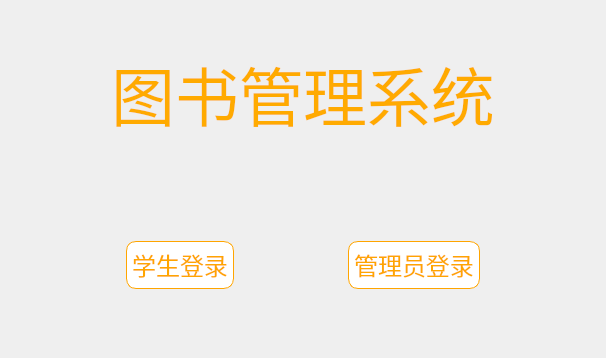
<?xml version="1.0" encoding="UTF-8"?>
<ui version="4.0">
 <class>MainWindow</class>
 <widget class="QMainWindow" name="MainWindow">
  <property name="enabled">
   <bool>true</bool>
  </property>
  <property name="geometry">
   <rect>
    <x>0</x>
    <y>0</y>
    <width>606</width>
    <height>358</height>
   </rect>
  </property>
  <property name="windowTitle">
   <string>图书管理系统</string>
  </property>
  <widget class="QWidget" name="centralwidget">
   <layout class="QVBoxLayout" name="verticalLayout">
    <item>
     <widget class="QLabel" name="label">
      <property name="font">
       <font>
        <family>方正舒体</family>
        <pointsize>48</pointsize>
       </font>
      </property>
      <property name="styleSheet">
       <string notr="true">
color: rgb(255, 170, 0);</string>
      </property>
      <property name="text">
       <string>图书管理系统</string>
      </property>
      <property name="alignment">
       <set>Qt::AlignCenter</set>
      </property>
     </widget>
    </item>
    <item>
     <widget class="QWidget" name="widget" native="true">
      <layout class="QHBoxLayout" name="horizontalLayout">
       <item>
        <spacer name="horizontalSpacer">
         <property name="orientation">
          <enum>Qt::Horizontal</enum>
         </property>
         <property name="sizeHint" stdset="0">
          <size>
           <width>40</width>
           <height>20</height>
          </size>
         </property>
        </spacer>
       </item>
       <item>
        <widget class="QPushButton" name="StudentBtn">
         <property name="font">
          <font>
           <family>方正舒体</family>
           <pointsize>18</pointsize>
           <italic>false</italic>
           <bold>false</bold>
          </font>
         </property>
         <property name="styleSheet">
          <string notr="true">QPushButton{
	font: 18pt &quot;方正舒体&quot;;
    color: 	#FFA500;
    background-color: #FFFFFF;
    border-color: 	#FFA500;
    border-radius: 10px;
    border-style: solid;
    border-width: 1px;
    padding: 5px;
}

/**鼠标停留在按钮上的样式**/
QPushButton::hover{	
    color: #FFFFFF;
    background-color: #FFA500;
    border-color: #FFA500;
}

/**鼠标按压下去的样式**/
QPushButton::pressed,QPushButton::checked{
    color: #FFFFFF;
    background-color: #FF8C00;
	border-color: #FF8C00;
}</string>
         </property>
         <property name="text">
          <string>学生登录</string>
         </property>
        </widget>
       </item>
       <item>
        <spacer name="horizontalSpacer_3">
         <property name="orientation">
          <enum>Qt::Horizontal</enum>
         </property>
         <property name="sizeHint" stdset="0">
          <size>
           <width>40</width>
           <height>20</height>
          </size>
         </property>
        </spacer>
       </item>
       <item>
        <widget class="QPushButton" name="TeacherBtn">
         <property name="font">
          <font>
           <family>方正舒体</family>
           <pointsize>18</pointsize>
           <italic>false</italic>
           <bold>false</bold>
          </font>
         </property>
         <property name="styleSheet">
          <string notr="true">QPushButton{
	font: 18pt &quot;方正舒体&quot;;
    color: 	#FFA500;
    background-color: #FFFFFF;
    border-color: 	#FFA500;
    border-radius: 10px;
    border-style: solid;
    border-width: 1px;
    padding: 5px;
}

/**鼠标停留在按钮上的样式**/
QPushButton::hover{	
    color: #FFFFFF;
    background-color: #FFA500;
    border-color: #FFA500;
}

/**鼠标按压下去的样式**/
QPushButton::pressed,QPushButton::checked{
    color: #FFFFFF;
    background-color: #FF8C00;
	border-color: #FF8C00;
}</string>
         </property>
         <property name="text">
          <string>管理员登录</string>
         </property>
        </widget>
       </item>
       <item>
        <spacer name="horizontalSpacer_2">
         <property name="orientation">
          <enum>Qt::Horizontal</enum>
         </property>
         <property name="sizeHint" stdset="0">
          <size>
           <width>40</width>
           <height>20</height>
          </size>
         </property>
        </spacer>
       </item>
      </layout>
     </widget>
    </item>
   </layout>
  </widget>
 </widget>
 <resources/>
 <connections/>
</ui>
